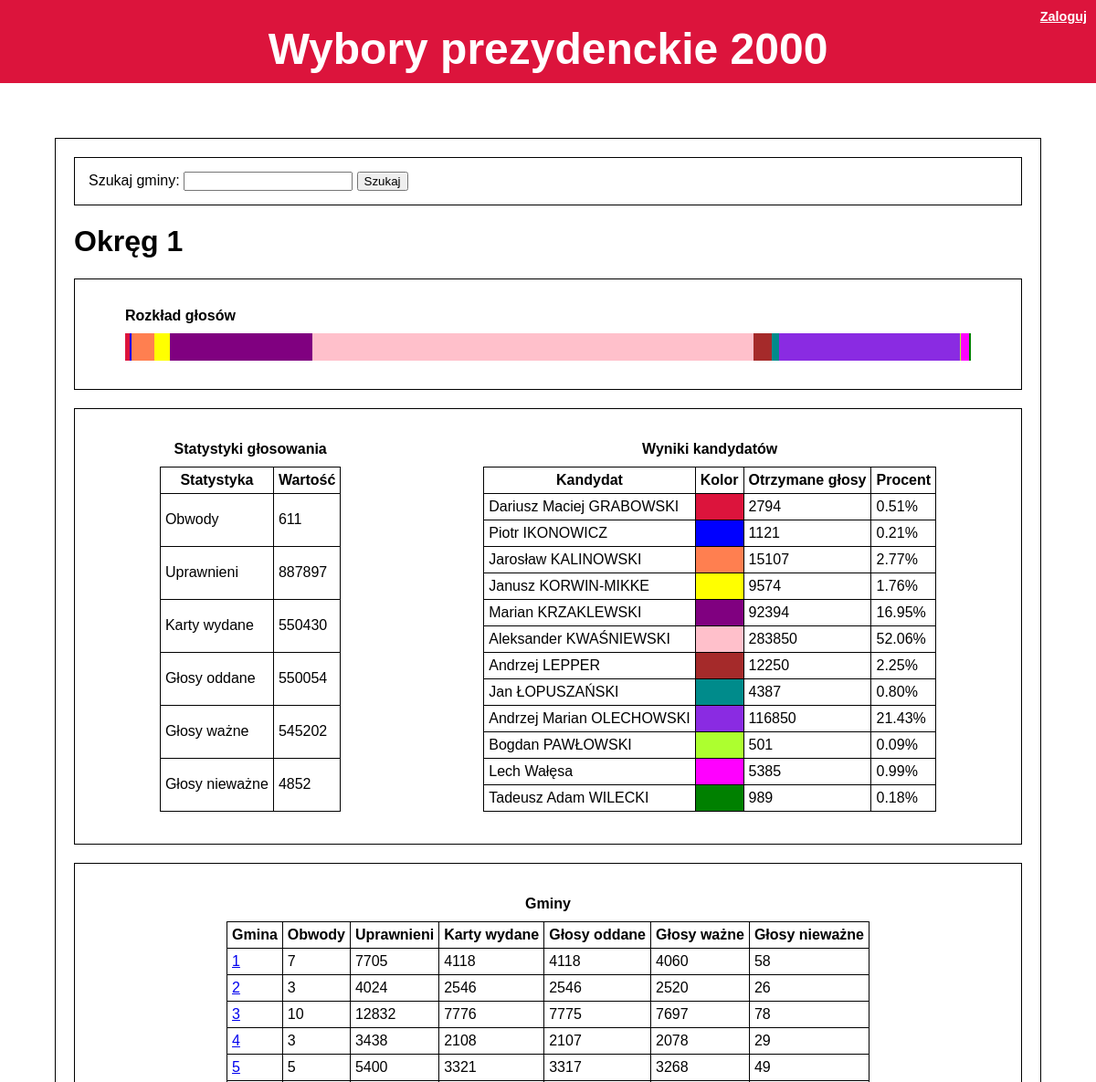
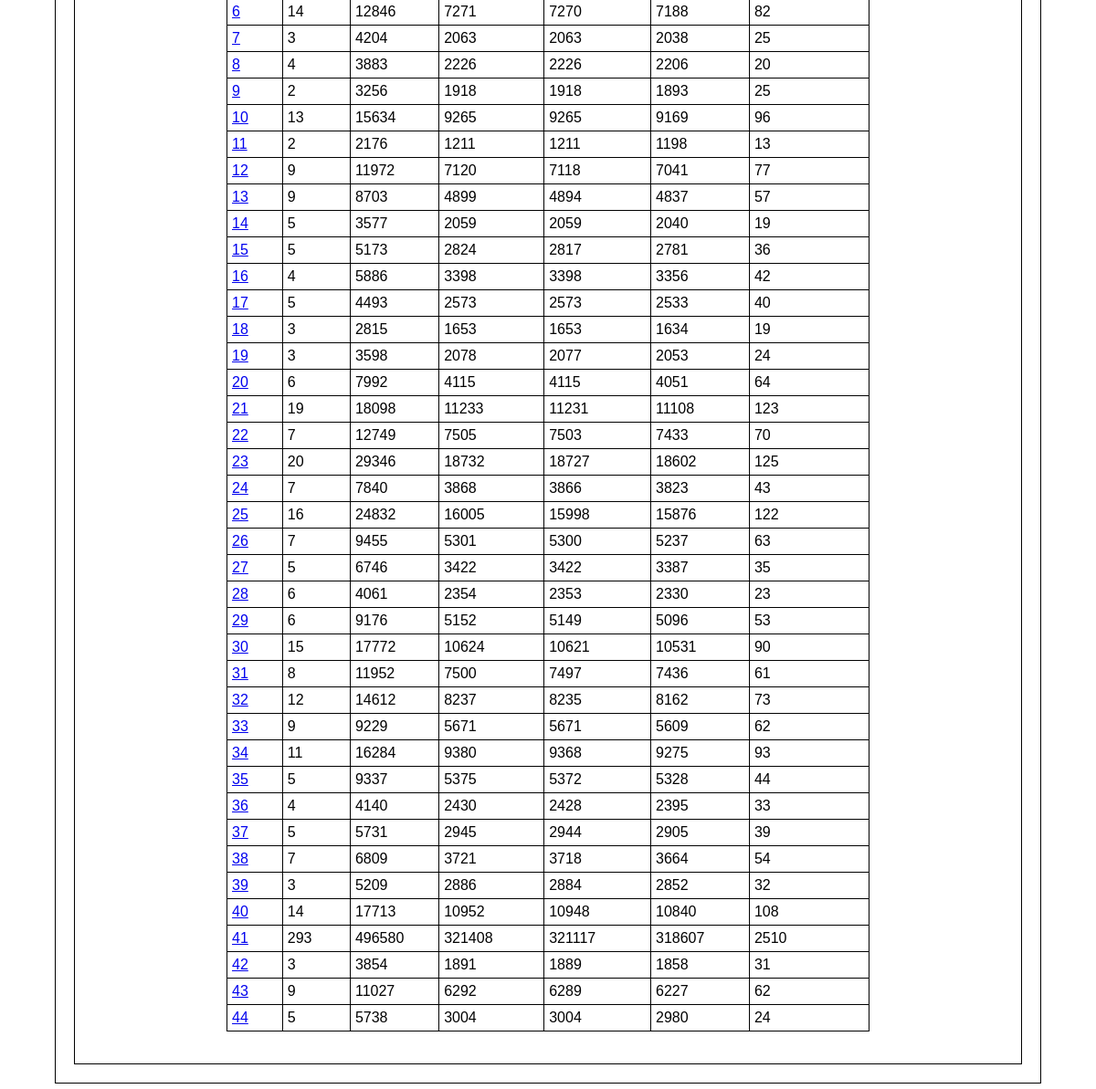
/pkw/district/1, run on the app's committed database (2 pictures, top to bottom).
### main/models.py (models this page shows, shortened)
class Area(models.Model):
    class Meta:
        abstract = True
    def __str__(self):
        return "%s %s" % (area_names[type(self).__name__.lower()], self.pk)
    def query_prefix(self):
        return ''
    def valid(self):
        attr_sum = 0
        for candidate in candidates:
            attr_sum += getattr(self, candidate)
        return attr_sum
    def given(self):
        return self.valid() + self.invalid

class District(Area):
    voivodeship = models.ForeignKey(Voivodeship,
                                    verbose_name=area_names['voivodeship'],
                                    on_delete=models.CASCADE)
    def children(self):
        return self.commune_set.all()
    def child_name(self):
        return 'commune'

class Commune(Area):
    district = models.ForeignKey(District, verbose_name='Okręg', on_delete=models.CASCADE)
    name = models.CharField('Nazwa', max_length=255, validators=[RegexValidator(regex=r"^([^\W_]|[- ])+$")])
    subareas = models.IntegerField(stat_names['subareas'], validators=[MinValueValidator(0)])
    people = models.IntegerField(stat_names['people'], validators=[MinValueValidator(0)])
    cards = models.IntegerField(stat_names['cards'], validators=[MinValueValidator(0)])
    invalid = models.IntegerField(stat_names['invalid'], validators=[MinValueValidator(0)])
    grabowski = models.IntegerField(candidate_names['grabowski'], validators=[MinValueValidator(0)])
    ikonowicz = models.IntegerField(candidate_names['ikonowicz'], validators=[MinValueValidator(0)])
    kalinowski = models.IntegerField(candidate_names['kalinowski'], validators=[MinValueValidator(0)])
    korwin = models.IntegerField(candidate_names['korwin'], validators=[MinValueValidator(0)])
    krzaklewski = models.IntegerField(candidate_names['krzaklewski'], validators=[MinValueValidator(0)])
    kwasniewski = models.IntegerField(candidate_names['kwasniewski'], validators=[MinValueValidator(0)])
    lepper = models.IntegerField(candidate_names['lepper'], validators=[MinValueValidator(0)])
    lopuszanski = models.IntegerField(candidate_names['lopuszanski'], validators=[MinValueValidator(0)])
    olechowski = models.IntegerField(candidate_names['olechowski'], validators=[MinValueValidator(0)])
    pawlowski = models.IntegerField(candidate_names['pawlowski'], validators=[MinValueValidator(0)])
    walesa = models.IntegerField(candidate_names['walesa'], validators=[MinValueValidator(0)])
    wilecki = models.IntegerField(candidate_names['wilecki'], validators=[MinValueValidator(0)])
    def __str__(self):
        return "Gmina %s" % self.name

### main/views.py (the view)
# urls.py: url(r'district/(?P<pk>\d+)$', views.district, name='district'),
def district(request, pk):#(request, pk):
    return area(request, District, pk)

### main/templatetags/main_filters.py (called while the page is built)
@register.filter(name='getattr')
def getattribute(value, arg):
    attr = getattr(value, arg)
    if callable(attr):
        attr = attr()
    return attr

@register.filter(name='get')
def get(dic, key):
    return dic.get(key)

### main/templates/main/area.html (shortened to what this page needs)
{% extends 'main/base.html' %}
{% load static %}
{% load main_filters %}
{% load mathfilters %}
{% block main %}
    <section>
        <form method='get' action="{% url 'main:search' %}">
            <label for="search">Szukaj gminy:</label>
            <input type="text" name="search" id="search" required>
            <input type="submit" value="Szukaj">
        </form>
    </section>
    <header class="pageheader"> <h1>{{ area }}</h1></header>
    {% with results.valid as all_valid %}
    <section>
            <figure>
            <figcaption>Rozkład głosów</figcaption>
                <div class="line_chart">
                {% for cand in candidates %}
                    <div style="background-color: {{ candidate_colors|get:cand }};
                        width: {{ results|get:cand|div:all_valid|mul:100 }}%"></div>
                {% endfor %}
                </div>
            </figure>
    </section>
    <section class="flex_container">
        <table>
            <caption>
                Statystyki głosowania
            </caption>
            <thead>
                <tr>
                    <th>Statystyka</th>
                    <th>Wartość</th>
                </tr>
            </thead>
            <tbody>
            {% for stat in stats %}
                <tr>
                    <td>{{ stat_names|get:stat }}</td>
                    <td>{{ results|get:stat }}</td>
                </tr>
            {% endfor %}
            </tbody>
        </table>
        <table class="cand_table">
            <caption>
                Wyniki kandydatów
            </caption>
            <thead>
                <tr>
                    <th>Kandydat</th>
                    <th>Kolor</th>
                    <th>Otrzymane głosy</th>
                    <th class="large_only">Procent</th>
                </tr>
            </thead>
            <tbody>
            {% if commune_form and request.user.is_authenticated %}
                {% for cand in candidates %}
                {% with commune_form|getfield:cand as field %}
                <tr>
                    <td><label for="{{ field.id_for_label }}">{{ candidate_names|get:cand }}</label></td>
                    <td style="background-color: {{ candidate_colors|get:cand }}"></td>
                    <td>{{ field }}</td>
                    <td class="large_only">{{ results|get:cand|div:all_valid|mul:100|floatformat:2 }}%</td>
                </tr>
                {% endwith %}
                {% endfor %}
                <tr>
                    <td><input type="submit" value="Zapisz"></td>
                </tr>
            {% else %}
                {% for cand in candidates %}
                <tr>
                    <td>{{ candidate_names|get:cand }}</td>
                    <td style="background-color: {{ candidate_colors|get:cand }}"></td>
                    <td>{{ results|get:cand }}</td>
                    <td class="large_only">{{ results|get:cand|div:all_valid|mul:100|floatformat:2 }}%</td>
                </tr>
                {% endfor %}
            {% endif %}
            </tbody>
        </table>
    </section>
    {% endwith %}
    {% if area.children %}
    <section>
        <table class="centered">
            <caption>{{ area_names_p|get:child_name }}</caption>
            <thead>
                <tr>
                    <th>{{ area_names|get:child_name }}</th>
                    {% for stat in stats %}
                        {% if stat == 'people' or stat == 'valid' %}
                        <th class="not_small">
                        {% else %}
                        <th class="large_only">
                        {% endif %}
                        {{ stat_names|get:stat }}</th>
                    {% endfor %}
                </tr>
            </thead>
            <tbody>
            {% for subarea in children %}
                <tr>
                    <td>
                        <a href="{% with 'main:'|add:child_name as addr %}
                                    {% url addr subarea.pk %}
                                 {% endwith %}" title="{{ subarea }}"> {{ subarea.pk }} </a>
                    </td>
                    {% for stat in stats %}
                        {% if stat == 'people' or stat == 'valid' %}
                        <td class="not_small">
                        {% else %}
                        <td class="large_only">
                        {% endif %}
                        {{ subarea|getattr:stat }}</td>
                    {% endfor %}
                </tr>
            {% endfor %}
            </tbody>
        </table>
    </section>
    {% endif %}
{% endblock %}

### main/static/main/style.css (style rules this page uses)
body { margin: 0; font-family: Arial, Verdana, sans-serif; }
header.pageheader { margin:20px; }
table, td, th { border: 1px solid black; }
table { border-collapse: collapse; margin-top: 20px; margin-bottom: 20px; }
table caption { margin-bottom: 10px; font-weight: bold; }
figcaption { font-weight: bold; }
.cand_table { max-width: 70%; }
.centered { margin-left: auto; margin-right: auto; }
td, th { padding: 5px; }
section { margin:20px; border: 1px solid black; padding:15px; }
.flex_container { display: flex; justify-content: space-around; }
.line_chart { height: 30px; margin: 0px; margin-top: 10px; padding: 0; display: flex; }
.line_chart > div { margin: 0; padding: 0; height: 100% }

### data on the page
District: id "Okręg 1"
Commune: pk "1", stats "7" "7705" "4118" "4118" "4060" "58"
Commune: pk "2", stats "3" "4024" "2546" "2546" "2520" "26"
Commune: pk "3", stats "10" "12832" "7776" "7775" "7697" "78"
Commune: pk "4", stats "3" "3438" "2108" "2107" "2078" "29"
Commune: pk "5", stats "5" "5400" "3321" "3317" "3268" "49"
Commune: pk "6", stats "14" "12846" "7271" "7270" "7188" "82"
Commune: pk "7", stats "3" "4204" "2063" "2063" "2038" "25"
Commune: pk "8", stats "4" "3883" "2226" "2226" "2206" "20"
Commune: pk "9", stats "2" "3256" "1918" "1918" "1893" "25"
Commune: pk "10", stats "13" "15634" "9265" "9265" "9169" "96"
Commune: pk "11", stats "2" "2176" "1211" "1211" "1198" "13"
Commune: pk "12", stats "9" "11972" "7120" "7118" "7041" "77"
Commune: pk "13", stats "9" "8703" "4899" "4894" "4837" "57"
Commune: pk "14", stats "5" "3577" "2059" "2059" "2040" "19"
Commune: pk "15", stats "5" "5173" "2824" "2817" "2781" "36"
Commune: pk "16", stats "4" "5886" "3398" "3398" "3356" "42"
Commune: pk "17", stats "5" "4493" "2573" "2573" "2533" "40"
Commune: pk "18", stats "3" "2815" "1653" "1653" "1634" "19"
Commune: pk "19", stats "3" "3598" "2078" "2077" "2053" "24"
Commune: pk "20", stats "6" "7992" "4115" "4115" "4051" "64"
Commune: pk "21", stats "19" "18098" "11233" "11231" "11108" "123"
Commune: pk "22", stats "7" "12749" "7505" "7503" "7433" "70"
Commune: pk "23", stats "20" "29346" "18732" "18727" "18602" "125"
Commune: pk "24", stats "7" "7840" "3868" "3866" "3823" "43"
Commune: pk "25", stats "16" "24832" "16005" "15998" "15876" "122"
Commune: pk "26", stats "7" "9455" "5301" "5300" "5237" "63"
Commune: pk "27", stats "5" "6746" "3422" "3422" "3387" "35"
Commune: pk "28", stats "6" "4061" "2354" "2353" "2330" "23"
Commune: pk "29", stats "6" "9176" "5152" "5149" "5096" "53"
Commune: pk "30", stats "15" "17772" "10624" "10621" "10531" "90"
Commune: pk "31", stats "8" "11952" "7500" "7497" "7436" "61"
Commune: pk "32", stats "12" "14612" "8237" "8235" "8162" "73"
Commune: pk "33", stats "9" "9229" "5671" "5671" "5609" "62"
Commune: pk "34", stats "11" "16284" "9380" "9368" "9275" "93"
Commune: pk "35", stats "5" "9337" "5375" "5372" "5328" "44"
Commune: pk "36", stats "4" "4140" "2430" "2428" "2395" "33"
Commune: pk "37", stats "5" "5731" "2945" "2944" "2905" "39"
Commune: pk "38", stats "7" "6809" "3721" "3718" "3664" "54"
Commune: pk "39", stats "3" "5209" "2886" "2884" "2852" "32"
Commune: pk "40", stats "14" "17713" "10952" "10948" "10840" "108"
Commune: pk "41", stats "293" "496580" "321408" "321117" "318607" "2510"
Commune: pk "42", stats "3" "3854" "1891" "1889" "1858" "31"
Commune: pk "43", stats "9" "11027" "6292" "6289" "6227" "62"
Commune: pk "44", stats "5" "5738" "3004" "3004" "2980" "24"

### other printed values
{{ stat_names|get:stat }} "Obwody" "Uprawnieni" "Karty wydane" "Głosy oddane" "Głosy ważne" "Głosy nieważne"
{{ results|get:stat }} "611" "887897" "550430" "550054" "545202" "4852"
{{ candidate_names|get:cand }} "Dariusz Maciej GRABOWSKI" "Piotr IKONOWICZ" "Jarosław KALINOWSKI" "Janusz KORWIN-MIKKE" "Marian KRZAKLEWSKI" "Aleksander KWAŚNIEWSKI" "Andrzej LEPPER" "Jan ŁOPUSZAŃSKI" "Andrzej Marian OLECHOWSKI" "Bogdan PAWŁOWSKI" "Lech Wałęsa" "Tadeusz Adam WILECKI"
{{ results|get:cand }} "2794" "1121" "15107" "9574" "92394" "283850" "12250" "4387" "116850" "501" "5385" "989"
{{ results|get:cand|div:all_valid|mul:100|floatformat:2 }} "0.51" "0.21" "2.77" "1.76" "16.95" "52.06" "2.25" "0.80" "21.43" "0.09" "0.99" "0.18"
{{ area_names_p|get:child_name }} "Gminy"
{{ area_names|get:child_name }} "Gmina"
